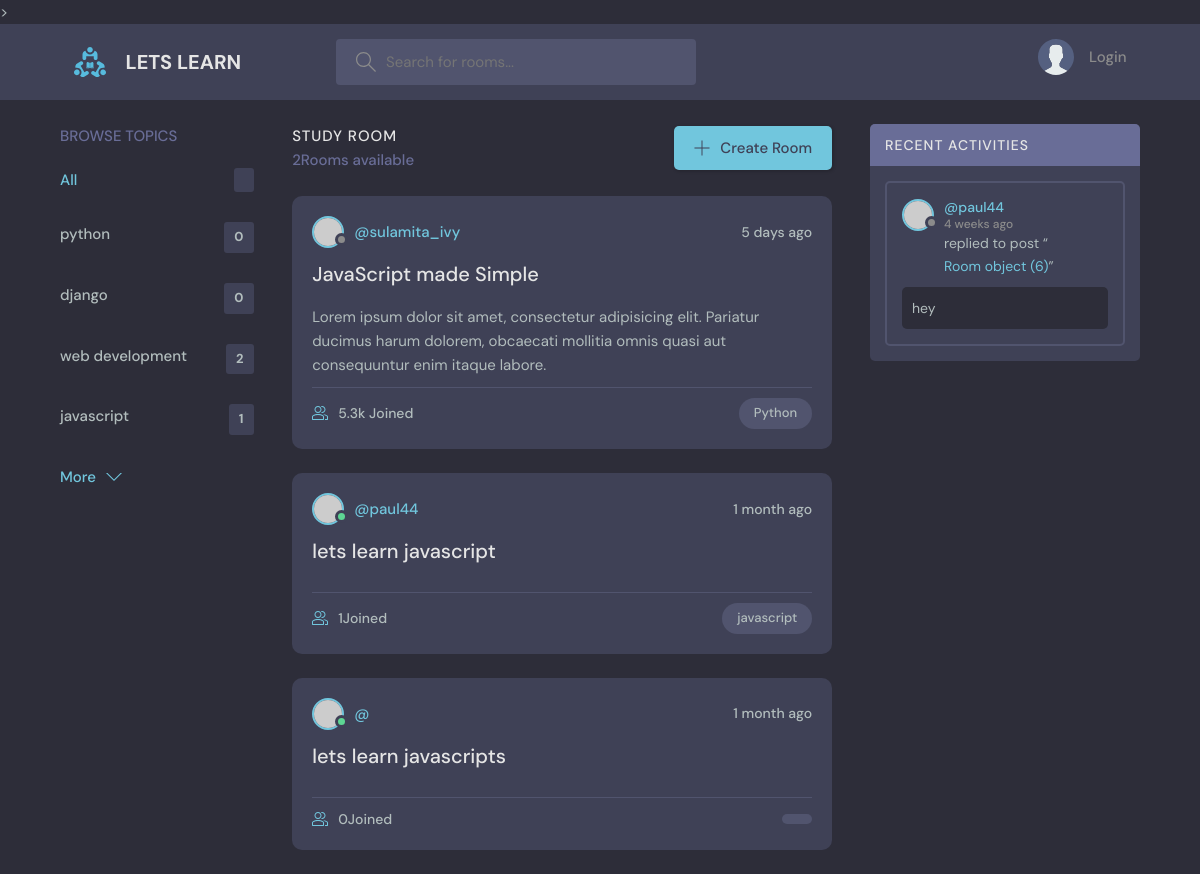
/?q=javascript, run on the app's committed database.
### base/models.py (models this page shows, shortened)
class Topic(models.Model):
    name = models.CharField(max_length=200)

class Room(models.Model):
    host = topic =models.ForeignKey(User, on_delete=models.SET_NULL, null = True)
    topic = models.ForeignKey(Topic, on_delete=models.SET_NULL, null = True)
    name = models.CharField(max_length=200)
    description = models.TextField(null=True, blank=True)
    participants =models.ManyToManyField(User, related_name='participants', blank= True)
    updated = models.DateTimeField(auto_now=True)
    created = models.DateTimeField(auto_now_add=True)
    class Meta:
         ordering = ['-updated', '-created']

class Message(models.Model):
        user =models.ForeignKey(User, on_delete= models.CASCADE)
        room = models.ForeignKey('Room', on_delete= models.CASCADE)
        body = models.TextField()
        updated = models.DateTimeField(auto_now=True)
        created = models.DateTimeField(auto_now_add=True)
        class Meta:
         ordering = ['-updated', '-created']

### base/views.py (the view)
# urls.py: path('', views.home, name='home'),
def home(request,):
    q = request.GET.get('q') if request.GET.get('q') != None else ""
    rooms = Room.objects.filter(
        Q(topic__name__icontains=q)|
        Q(name__icontains=q) |
        Q(description__icontains=q)
        )
    topic = Topic.objects.all()
    room_count = rooms.count()
    room_messages = Message.objects.filter(Q(room__topic__name__icontains=q))
    context = {'rooms': rooms, 'topics': topic, 'room_count': room_count,
               'room_messages': room_messages}
    return render(request, 'base/home.html', context)

### base/templates/base/home.html (shortened to what this page needs)
{% extends 'main.html'%}
{% block content %}
    <main class="layout layout--3">
      <div class="container">
        {% include 'base/topics_component.html'%}
        <div class="roomList">
          <div class="roomList__header">
            <div>
              <h2>Study Room</h2>
              <p>{{ room_count }}Rooms available</p>
            </div>
            <a class="btn btn--main" href="create-room.html">
              <svg version="1.1" xmlns="http://www.w3.org/2000/svg" width="32" height="32" viewBox="0 0 32 32">
                <title>add</title>
                <path
                  d="M16.943 0.943h-1.885v14.115h-14.115v1.885h14.115v14.115h1.885v-14.115h14.115v-1.885h-14.115v-14.115z"
                ></path>
              </svg>
              Create Room
            </a>
          </div>
          <div class="roomListRoom">
            <div class="roomListRoom__header">
              <a href="profile.html" class="roomListRoom__author">
                <div class="avatar avatar--small">
                  <img src="https://randomuser.me/api/portraits/women/11.jpg" />
                </div>
                <span>@sulamita_ivy</span>
              </a>
              <div class="roomListRoom__actions">
                <span>5 days ago</span>
              </div>
            </div>
            <div class="roomListRoom__content">
              <a href="room.html">JavaScript made Simple</a>
              <p>
                Lorem ipsum dolor sit amet, consectetur adipisicing elit. Pariatur ducimus harum dolorem, obcaecati
                mollitia omnis quasi aut consequuntur enim itaque labore.
              </p>
            </div>
            <div class="roomListRoom__meta">
              <a href="room.html" class="roomListRoom__joined">
                5.3k Joined
              </a>
              <p class="roomListRoom__topic">Python</p>
            </div>
          </div>
            {% include 'base/feed_component.html' %}
        </div>
        {% include 'base/activity_component.html' %}
      </div>
    </main>
    {% endblock %}

### base/templates/base/topics_component.html
<div class="topics">
          <div class="topics__header">
            <h2>Browse Topics</h2>
          </div>
          <ul class="topics__list">
            <li>
              <a href="{% url 'home'%}" class="active">All <span>{{topic.count}}</span></a>
            </li>
            {% for topic in topics %}
            <li>
              <a href="{% url 'home' %}?q={{topic.name}}">{{ topic.name }}<span>{{topic.room_set.all.count}}</span></a>
            </li>
            {% endfor %}
          </ul>
          <a class="btn btn--link" href="topics.html">
            More
            <svg version="1.1" xmlns="http://www.w3.org/2000/svg" width="32" height="32" viewBox="0 0 32 32">
              <title>chevron-down</title>
              <path d="M16 21l-13-13h-3l16 16 16-16h-3l-13 13z"></path>
            </svg>
          </a>
        </div>

### base/templates/base/feed_component.html (shortened to what this page needs)
{% for room in rooms %}
<div class="roomListRoom">
    <div class="roomListRoom__header">
      <a href="[% url 'user-profile' room.host.id %]" class="roomListRoom__author">
        <div class="avatar avatar--small active">
          <img src="https://randomuser.me/api/portraits/men/11.jpg" />
        </div>
        <span>@{{room.host.username}}</span>
      </a>
      <div class="roomListRoom__actions">
        <span>{{room.created|timesince}} ago</span>
      </div>
    </div>
    <div class="roomListRoom__content">
      <a href="{% url 'room' room.id %}">{{room.name}}</a>
    </div>
    <div class="roomListRoom__meta">
      <a href="{% url 'room' room.id %}" class="roomListRoom__joined">
        {{room.participants.all.count}}Joined
      </a>
      <p class="roomListRoom__topic">{{room.topic.name}}</p>
    </div>
  </div>
  {% endfor %}

### base/templates/base/activity_component.html (shortened to what this page needs)
<div class="activities">
    <div class="activities__header">
      <h2>Recent Activities</h2>
    </div>
    {% for message in room_messages %}
    <div class="activities__box">
      <div class="activities__boxHeader roomListRoom__header">
        <a href="{% url 'user-profile' message.user.id %}" class="roomListRoom__author">
          <div class="avatar avatar--small">
            <img src="https://randomuser.me/api/portraits/women/11.jpg" />
          </div>
          <p>
            @{{message.user}}
            <span>{{message.created|timesince}} ago</span>
          </p>
        </a>
      </div>
      <div class="activities__boxContent">
        <p>replied to post “<a href="{% url 'room' message.room.id %}">{{message.room}}</a>”</p>
        <div class="activities__boxRoomContent">
        {{message.body}}
        </div>
      </div>
    </div>
    {% endfor %}
  </div>

### data on the page
Topic: name "python", room_set.all.count "0"
Topic: name "django", room_set.all.count "0"
Topic: name "web development", room_set.all.count "2"
Topic: name "javascript", room_set.all.count "1"
Room: host.username "paul44", created "1 month", name "lets learn javascript", participants.all.count "1", topic.name "javascript"
Room: created "1 month", name "lets learn javascripts", participants.all.count "0"
Message: user "paul44", created "4 weeks", room "Room object (6)", body "hey"

### other printed values
{{ room_count }} "2"
